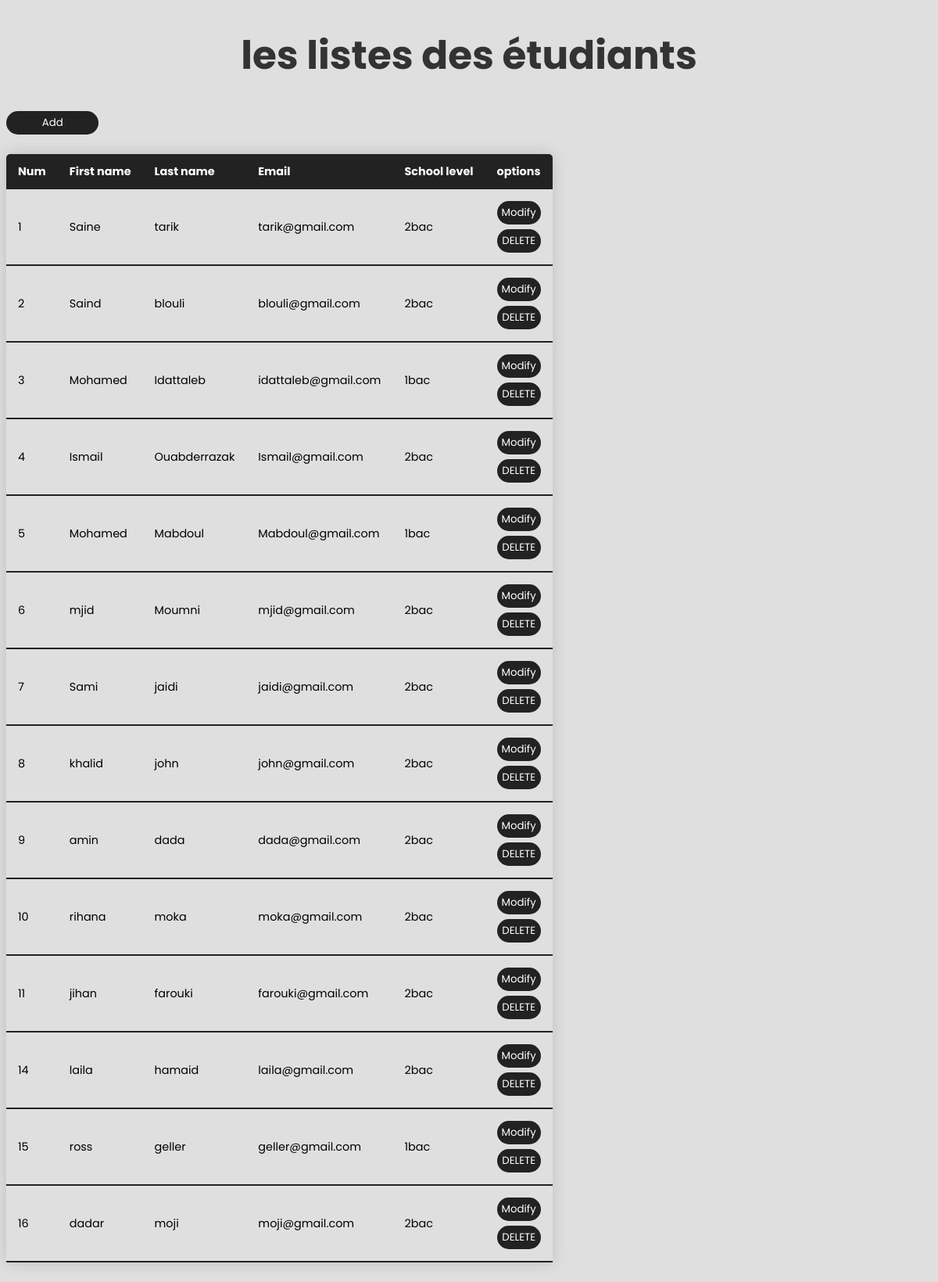
/prof.php, run on the app's committed database.
### tables this page shows
CREATE TABLE `etudiants` (
  `id_etu` int(11) NOT NULL,
  `firstname` varchar(50) NOT NULL,
  `name` varchar(50) NOT NULL,
  `email` varchar(50) NOT NULL,
  `school_level` varchar(50) NOT NULL
);

### prof.php (the view, shortened to what this page needs)
<!DOCTYPE html>
<html lang="en">
<head>
    <link rel="stylesheet" href="css/styleprof.css">
</head>
<body>
<?php
$conn = new PDO("mysql:host=localhost;dbname=etupro", "root", "");
$query=$conn->query("SELECT * FROM etudiants" );
$rows=$query->fetchAll();
?>
<h1>les listes des étudiants</h1>
    <form action="Add.php" method="post">
        <button class="add-btn">Add</button>
    </form>
    <table  class="content-table">
        <thead>
          <tr>
            <th>Num</th>
            <th>First name</th>
            <th>Last name</th>
            <th>Email</th>
            <th>School level</th>
            <th>options</th>
          </tr>
        </thead>
        <?php
           foreach($rows as $row ):
        ?>
        <tbody>
             <tr>
                <td><?=$row["id_etu"]; ?></td>
                <td><?=$row["firstname"]; ?></td>
                <td><?=$row["name"]; ?></td>
                <td><?=$row["email"]; ?></td>
                <td><?=$row["school_level"]; ?></td>
                <td>
                    <form action="Modify.php" method="post">
                        <button class="modify-btn">Modify</button>
                    </form>
                    <form method="post">
                        <button class="delete-btn">DELETE</button>
                    </form>
                </td>
            </tr>
        </tbody>
       <?php endforeach ;?>
    </table>
</body>
</html>

### css/styleprof.css (style rules this page uses)
* { box-sizing: border-box; font-family: 'Poppins',sans-serif; }
body { min-height: 100vh; background: #dfdfdf; }
.content-table { border-collapse: collapse; margin: 25px 0; font-size: 0.9rem; min-width: 400px; border-radius: 5px 5px 0 0; overflow: hidden; box-shadow: 0 0 20px rgba(0, 0, 0, 0.15); }
.content-table thead tr { background-color: #222; color: #fff; text-align: left; font-weight: bold; }
.content-table th, .content-table td { padding: 12px 15px ; }
.content-table tbody tr { border-bottom: 2px solid #222; }
.modify-btn , .delete-btn { width: 100%; height: 30px; background: #222; border: none; border-radius: 30px; cursor: pointer; transition: .3s; margin: 3px auto; color: #fff; }
.add-btn { width: 10%; height: 30px; background: #222; border: none; border-radius: 30px; cursor: pointer; transition: .3s; margin: 0px auto; color: #fff; }
h1 { display: flex; justify-content: center; font-size:50px; color: #333; }

### data on the page
etudiants: id_etu "1", firstname "Saine", name "tarik", email "tarik@gmail.com", school_level "2bac"
etudiants: id_etu "2", firstname "Saind", name "blouli", email "blouli@gmail.com", school_level "2bac"
etudiants: id_etu "3", firstname "Mohamed", name "Idattaleb", email "idattaleb@gmail.com", school_level "1bac"
etudiants: id_etu "4", firstname "Ismail", name "Ouabderrazak", email "Ismail@gmail.com", school_level "2bac"
etudiants: id_etu "5", firstname "Mohamed", name "Mabdoul", email "Mabdoul@gmail.com", school_level "1bac"
etudiants: id_etu "6", firstname "mjid", name "Moumni", email "mjid@gmail.com", school_level "2bac"
etudiants: id_etu "7", firstname "Sami", name "jaidi", email "jaidi@gmail.com", school_level "2bac"
etudiants: id_etu "8", firstname "khalid", name "john", email "john@gmail.com", school_level "2bac"
etudiants: id_etu "9", firstname "amin", name "dada", email "dada@gmail.com", school_level "2bac"
etudiants: id_etu "10", firstname "rihana", name "moka", email "moka@gmail.com", school_level "2bac"
etudiants: id_etu "11", firstname "jihan", name "farouki", email "farouki@gmail.com", school_level "2bac"
etudiants: id_etu "14", firstname "laila", name "hamaid", email "laila@gmail.com", school_level "2bac"
etudiants: id_etu "15", firstname "ross", name "geller", email "geller@gmail.com", school_level "1bac"
etudiants: id_etu "16", firstname "dadar", name "moji", email "moji@gmail.com", school_level "2bac"
